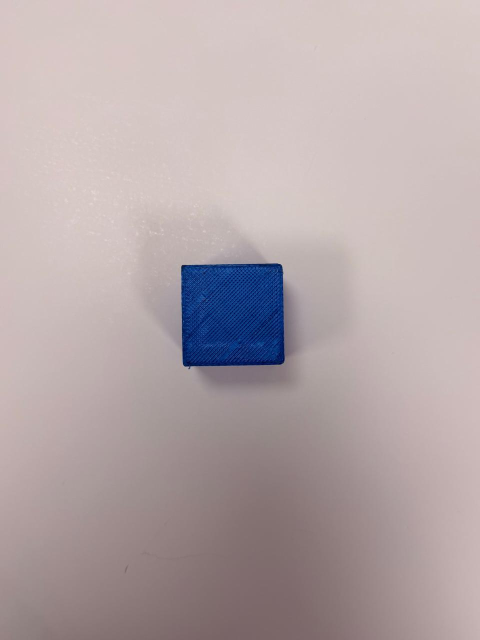
#> input picture rasp/blue.jpeg, 960 x 1280 px, given in place of template.png, which was not available (shown at 1/2 size)
$ python test.py
#> lines starting #> are read from the running program, lines starting #| are printed output that depends on the picture; pictures that were not available may be replaced by others from this repository, and a replacement may not be noted
import cv2 as cv
import numpy as np
import time
from collections import deque

TEMPLATE_PATH = "template.png"
CAM_INDEX = 0

FRAME_MAX_W = 640
ROI_PAD = 0.35
ROI_TIMEOUT_FRAMES = 20

TM_METHOD = cv.TM_CCOEFF_NORMED
TM_THRESH = 0.72
TM_SCALES = np.linspace(0.6, 1.6, 13).astype(np.float32)

ORB_NFEATURES = 800
ORB_FAST_THRESHOLD = 15
ORB_MIN_MATCHES = 12
ORB_MAX_MATCHES_DRAW = 30

FPS_AVG_N = 20

def resize_keep_ar(img, max_w):
    h, w = img.shape[:2]
    if w <= max_w:
        return img, 1.0
    s = max_w / float(w)
    nh = int(round(h * s))
    nw = int(round(w * s))
    out = cv.resize(img, (nw, nh), interpolation=cv.INTER_AREA)
    return out, s

def clamp_roi(x, y, w, h, W, H):
    x = max(0, min(x, W - 1))
    y = max(0, min(y, H - 1))
    w = max(1, min(w, W - x))
    h = max(1, min(h, H - y))
    return x, y, w, h

def expand_box(box, pad, W, H):
    x, y, w, h = box
    cx = x + w * 0.5
    cy = y + h * 0.5
    nw = w * (1.0 + pad * 2.0)
    nh = h * (1.0 + pad * 2.0)
    nx = int(round(cx - nw * 0.5))
    ny = int(round(cy - nh * 0.5))
    return clamp_roi(nx, ny, int(round(nw)), int(round(nh)), W, H)

def draw_box(img, box, text, color):
    x, y, w, h = box
    cv.rectangle(img, (x, y), (x + w, y + h), color, 2)
    if text:
        cv.putText(img, text, (x, max(0, y - 7)), cv.FONT_HERSHEY_SIMPLEX, 0.55, color, 2, cv.LINE_AA)

def template_match_multiscale(gray_roi, templ_gray, scales, method):
    best_score = -1.0
    best_loc = None
    best_size = None

    H, W = gray_roi.shape[:2]

    for s in scales:
        tw = int(round(templ_gray.shape[1] * float(s)))
        th = int(round(templ_gray.shape[0] * float(s)))
        if tw < 12 or th < 12:
            continue
        if tw >= W or th >= H:
            continue

        t = cv.resize(templ_gray, (tw, th), interpolation=cv.INTER_AREA)
        res = cv.matchTemplate(gray_roi, t, method)
        _, maxv, _, maxloc = cv.minMaxLoc(res)

        if maxv > best_score:
            best_score = float(maxv)
            best_loc = maxloc
            best_size = (tw, th)

    if best_loc is None:
        return None, best_score

    x, y = best_loc
    tw, th = best_size
    return (x, y, tw, th), best_score

def orb_match_box(gray_roi, templ_gray, orb, bf):
    kp_t, des_t = orb.detectAndCompute(templ_gray, None)
    if des_t is None or kp_t is None or len(kp_t) < 4:
        return None, 0, 0, 0.0

    kp_f, des_f = orb.detectAndCompute(gray_roi, None)
    if des_f is None or kp_f is None or len(kp_f) < 4:
        return None, 0, 0, 0.0

    matches = bf.match(des_t, des_f)
    if matches is None or len(matches) < ORB_MIN_MATCHES:
        return None, len(kp_f), 0, 0.0

    matches = sorted(matches, key=lambda m: m.distance)
    good = matches[:max(ORB_MIN_MATCHES, min(len(matches), ORB_MAX_MATCHES_DRAW))]

    if len(good) < 4:
        return None, len(kp_f), len(good), 0.0

    src = np.float32([kp_t[m.queryIdx].pt for m in good]).reshape(-1, 1, 2)
    dst = np.float32([kp_f[m.trainIdx].pt for m in good]).reshape(-1, 1, 2)

    Hm, mask = cv.findHomography(src, dst, cv.RANSAC, 5.0)
    if Hm is None or mask is None:
        return None, len(kp_f), len(good), 0.0

    inliers = int(mask.ravel().sum())
    inlier_ratio = float(inliers) / float(len(good) + 1e-9)

    h, w = templ_gray.shape[:2]
    corners = np.float32([[0, 0], [w, 0], [w, h], [0, h]]).reshape(-1, 1, 2)
    proj = cv.perspectiveTransform(corners, Hm).reshape(-1, 2)

    xs = proj[:, 0]
    ys = proj[:, 1]
    x0 = int(np.floor(xs.min()))
    y0 = int(np.floor(ys.min()))
    x1 = int(np.ceil(xs.max()))
    y1 = int(np.ceil(ys.max()))

    Hroi, Wroi = gray_roi.shape[:2]
    x0, y0, bw, bh = clamp_roi(x0, y0, x1 - x0, y1 - y0, Wroi, Hroi)
    if bw < 8 or bh < 8:
        return None, len(kp_f), len(good), inlier_ratio

    return (x0, y0, bw, bh), len(kp_f), len(good), inlier_ratio

def main():
    templ = cv.imread(TEMPLATE_PATH, cv.IMREAD_COLOR)
#> templ is the input picture: shape (1280, 960, 3); mean B, G, R 168.8, 167.2, 180.6
    if templ is None:
        print("Template not found:", TEMPLATE_PATH)
        return

    templ_gray = cv.cvtColor(templ, cv.COLOR_BGR2GRAY)
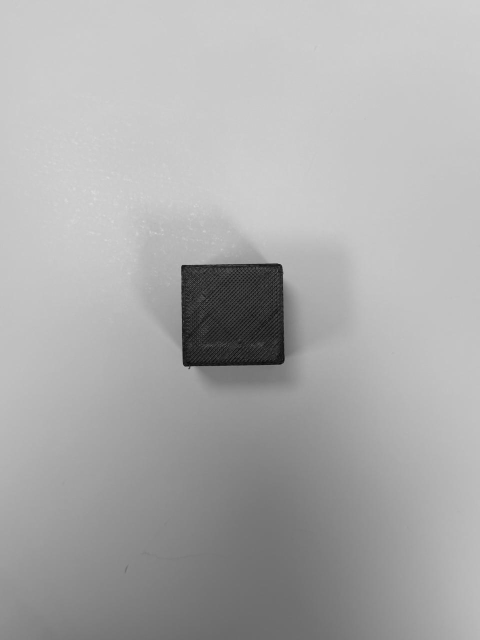
#> templ_gray: shape (1280, 960) (shown at 1/2 size); min 6, max 222, mean 171.3

    cv.setUseOptimized(True)

    cap = cv.VideoCapture(CAM_INDEX)
    if not cap.isOpened():
        cap = cv.VideoCapture(CAM_INDEX, cv.CAP_V4L2)
    if not cap.isOpened():
        print("Camera not opened")
        return

    cap.set(cv.CAP_PROP_BUFFERSIZE, 1)

    orb = cv.ORB_create(nfeatures=ORB_NFEATURES, fastThreshold=ORB_FAST_THRESHOLD)
    bf = cv.BFMatcher(cv.NORM_HAMMING, crossCheck=True)

    last_box = None
    last_box_age = 0

    fps_hist = deque(maxlen=FPS_AVG_N)
    t_prev = time.perf_counter()

    while True:
        t0 = time.perf_counter()
        ok, frame = cap.read()
        if not ok or frame is None:
            continue

        frame, s = resize_keep_ar(frame, FRAME_MAX_W)
#> in resize_keep_ar, `out = cv.resize(img, (nw, nh), interpolation=cv.INTER_AREA)`:
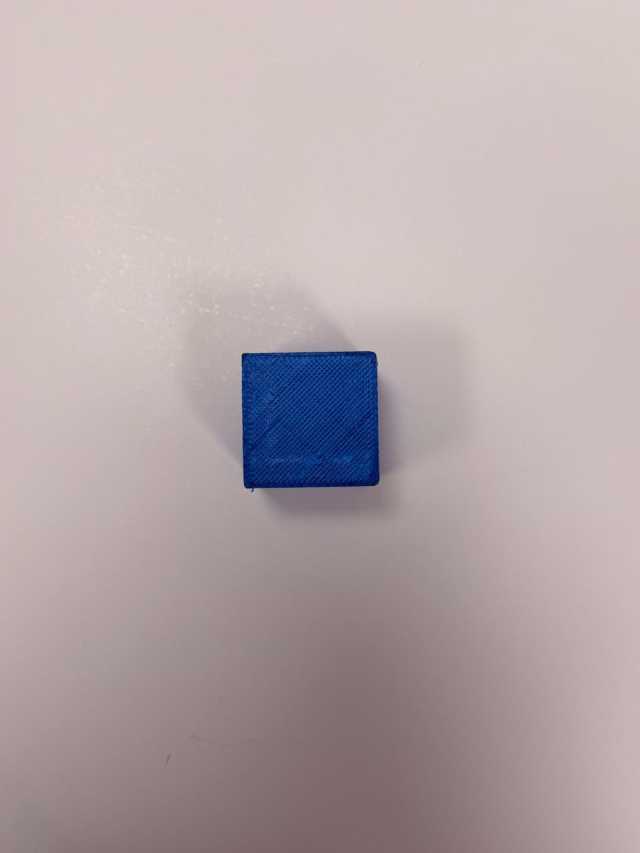
#> out: shape (853, 640, 3); mean B, G, R 168.8, 167.2, 180.6
#> s = 0.667
        Hf, Wf = frame.shape[:2]
#> Hf = 853; Wf = 640

        if last_box is not None and last_box_age < ROI_TIMEOUT_FRAMES:
            rx, ry, rw, rh = expand_box(last_box, ROI_PAD, Wf, Hf)
        else:
            rx, ry, rw, rh = 0, 0, Wf, Hf
#> rx = 0; ry = 0; rw = 640; rh = 853
            last_box = None

        roi = frame[ry:ry + rh, rx:rx + rw]
        gray_roi = cv.cvtColor(roi, cv.COLOR_BGR2GRAY)
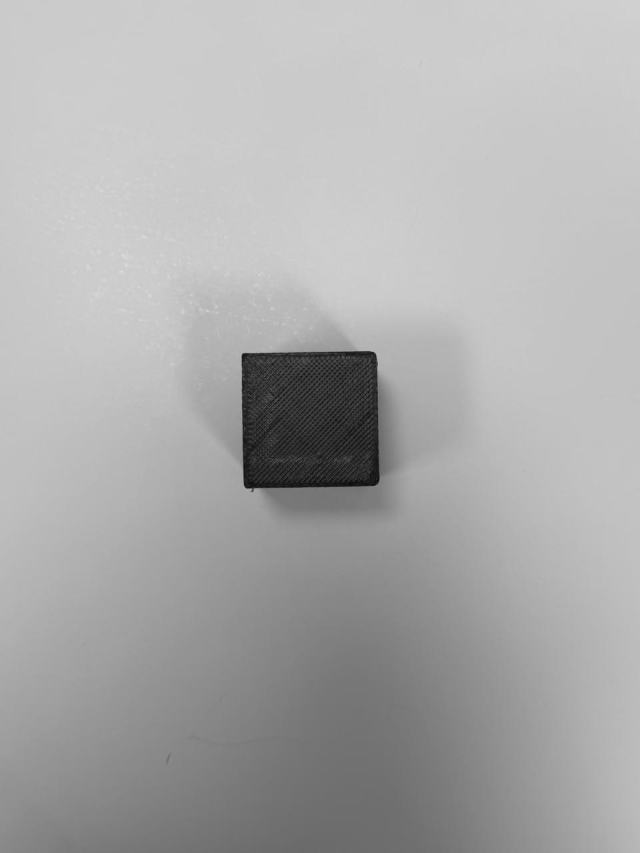
#> gray_roi: shape (853, 640); min 11, max 218, mean 171.3

        tm_box, tm_score = template_match_multiscale(gray_roi, templ_gray, TM_SCALES, TM_METHOD)
#> the loop in template_match_multiscale, `for s in scales:` made 13 passes
#> (maxv, best_score, best_loc) on pass 1: (0.967, 0.967, (25, 36))
#> pass 1, in template_match_multiscale, `res = cv.matchTemplate(gray_roi, t, method)`:
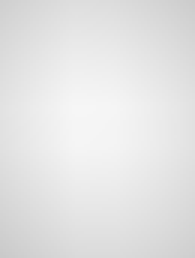
#> res: shape (86, 65) float32 (shown 3 times larger); min 0.793, max 0.967, mean 0.896
#> after the loop in template_match_multiscale, `for s in scales:`: best_score = 0.967
#> in template_match_multiscale, `x, y = best_loc`: x = 25; y = 36
#> in template_match_multiscale, `tw, th = best_size`: tw = 576; th = 768
#> tm_box = (25, 36, 576, 768); tm_score = 0.967
        tm_ok = tm_box is not None and tm_score >= TM_THRESH
#> tm_ok = True

        orb_box, kp_count, good_count, inlier_ratio = orb_match_box(gray_roi, templ_gray, orb, bf)
#> in orb_match_box, `kp_t, des_t = orb.detectAndCompute(templ_gray, None)`: kp_t = 578 keypoints; strongest (x, y, size): (365, 532, 53.6), (366, 533, 77.1), (364, 531, 44.6), (364, 532, 37.2)
#> in orb_match_box, `kp_f, des_f = orb.detectAndCompute(gray_roi, None)`: kp_f = 293 keypoints; strongest (x, y, size): (244, 353, 31), (242, 354, 31), (374, 353, 31), (244, 356, 77.1)
#> in orb_match_box, `matches = bf.match(des_t, des_f)`: matches = 168 matches
#> in orb_match_box, `good = matches[:max(ORB_MIN_MATCHES, min(len(matches), ORB_MAX_MATCHES..`: good = 30 matches
#> in orb_match_box, `src = np.float32([kp_t[m.queryIdx].pt for m in good]).reshape(-1, 1, 2)`: src = 30 rows, first 8: [566.1, 719.5], [553, 610.6], [559, 530.3], [449.3, 535.7], [366.3, 613.4], [385.2, 734.6], [369.1, 727.4], [440.6, 535.7]
#> in orb_match_box, `dst = np.float32([kp_f[m.trainIdx].pt for m in good]).reshape(-1, 1, 2)`: dst = 30 rows, first 8: [377.3, 479.5], [368, 407], [373.2, 353.3], [299, 357], [243.6, 408], [257.1, 489.4], [246.3, 485.2], [294, 357]
#> in orb_match_box, `Hm, mask = cv.findHomography(src, dst, cv.RANSAC, 5.0)`: Hm = [[0.703, 0.0134, -13.67], [0.00975, 0.708, -14.58], [3.18e-05, 3.74e-05, 1]]; mask = 30 values from 1 to 1
#> in orb_match_box, `inliers = int(mask.ravel().sum())`: inliers = 30
#> in orb_match_box, `inlier_ratio = float(inliers) / float(len(good) + 1e-9)`: inlier_ratio = 1
#> in orb_match_box, `proj = cv.perspectiveTransform(corners, Hm).reshape(-1, 2)`: proj = [[-13.67, -14.58], [641.8, -5.07], [629.2, 835.6], [3.3, 850.9]]
#> in orb_match_box, `xs = proj[:, 0]`: xs = [-13.67, 641.8, 629.2, 3.3]
#> in orb_match_box, `ys = proj[:, 1]`: ys = [-14.58, -5.07, 835.6, 850.9]
#> in orb_match_box, `x0 = int(np.floor(xs.min()))`: x0 = -14
#> in orb_match_box, `y0 = int(np.floor(ys.min()))`: y0 = -15
#> in orb_match_box, `x1 = int(np.ceil(xs.max()))`: x1 = 642
#> in orb_match_box, `y1 = int(np.ceil(ys.max()))`: y1 = 851
#> in clamp_roi, `x = max(0, min(x, W - 1))`: x = 0
#> in clamp_roi, `w = max(1, min(w, W - x))`: w = 640
#> in clamp_roi, `h = max(1, min(h, H - y))`: h = 853
#> in orb_match_box, `x0, y0, bw, bh = clamp_roi(x0, y0, x1 - x0, y1 - y0, Wroi, Hroi)`: x0 = 0; bw = 640; bh = 853
#> orb_box = (0, 0, 640, 853); kp_count = 293; good_count = 30; inlier_ratio = 1
        orb_ok = orb_box is not None and good_count >= ORB_MIN_MATCHES and inlier_ratio >= 0.25
#> orb_ok = True

        out = frame.copy()

        if rx != 0 or ry != 0 or rw != Wf or rh != Hf:
            cv.rectangle(out, (rx, ry), (rx + rw, ry + rh), (90, 90, 90), 1)

        if tm_box is not None:
            x, y, w, h = tm_box
#> x = 25; y = 36; w = 576; h = 768
            box_full = (x + rx, y + ry, w, h)
#> box_full = (25, 36, 576, 768)
            txt = f"TM score={tm_score:.3f}"
#> txt = 'TM score=0.967'
            draw_box(out, box_full, txt, (0, 255, 0))
#> in draw_box, `x, y, w, h = box`: x = 25; y = 36; w = 576; h = 768

        if orb_box is not None:
            x, y, w, h = orb_box
#> x = 0; y = 0; w = 640; h = 853
            box_full = (x + rx, y + ry, w, h)
#> box_full = (0, 0, 640, 853)
            txt = f"ORB inlier={inlier_ratio:.2f} good={good_count}"
#> txt = 'ORB inlier=1.00 good=30'
            draw_box(out, box_full, txt, (255, 0, 0))
#> in draw_box (call 2), `cv.putText(img, text, (x, max(0, y - 7)), cv.FONT_HERSHEY_SIMPLEX, 0.5..`: img: shape (853, 640, 3); mean B, G, R 166.5, 167, 175.7

        chosen = None
        chosen_label = "NONE"
        if tm_ok and orb_ok:
            chosen = (tm_box[0] + rx, tm_box[1] + ry, tm_box[2], tm_box[3]) if tm_score >= 0.85 else (orb_box[0] + rx, orb_box[1] + ry, orb_box[2], orb_box[3])
#> chosen = (25, 36, 576, 768)
            chosen_label = "FUSED"
        elif tm_ok:
            chosen = (tm_box[0] + rx, tm_box[1] + ry, tm_box[2], tm_box[3])
            chosen_label = "TM"
        elif orb_ok:
            chosen = (orb_box[0] + rx, orb_box[1] + ry, orb_box[2], orb_box[3])
            chosen_label = "ORB"

        if chosen is not None:
            draw_box(out, chosen, f"DETECT {chosen_label}", (0, 0, 255))
#> call 3 of draw_box, with box = (25, 36, 576, 768), text = 'DETECT FUSED', color = (0, 0, 255)
#> in draw_box (call 3), `x, y, w, h = box`: x = 25; y = 36; w = 576; h = 768
#> in draw_box (call 3), `cv.putText(img, text, (x, max(0, y - 7)), cv.FONT_HERSHEY_SIMPLEX, 0.5..`:
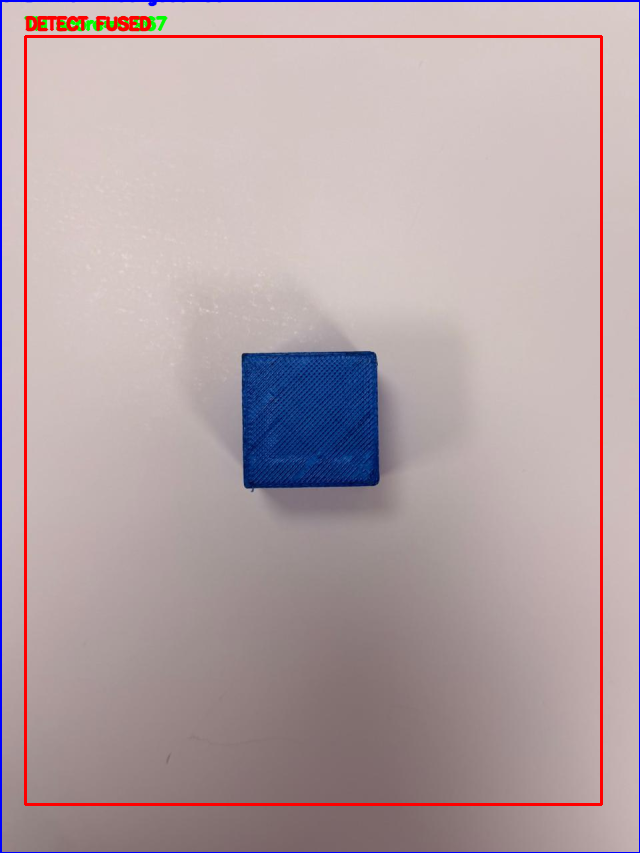
#> img: shape (853, 640, 3); mean B, G, R 166.3, 162.8, 179.8
            last_box = chosen
#> last_box = (25, 36, 576, 768)
            last_box_age = 0
        else:
            last_box_age += 1

        t1 = time.perf_counter()
        dt = (t1 - t0)
        fps = 1.0 / max(dt, 1e-9)
        fps_hist.append(fps)
        fps_avg = sum(fps_hist) / max(len(fps_hist), 1)

        latency_ms = dt * 1000.0

        cv.putText(out, f"FPS={fps_avg:.1f}  latency={latency_ms:.1f}ms  ROI={rw}x{rh}", (10, 22),
                   cv.FONT_HERSHEY_SIMPLEX, 0.6, (255, 255, 255), 2, cv.LINE_AA)
        cv.putText(out, f"TM_th={TM_THRESH:.2f}  kp={kp_count}  good={good_count}", (10, 46),
                   cv.FONT_HERSHEY_SIMPLEX, 0.55, (255, 255, 255), 2, cv.LINE_AA)
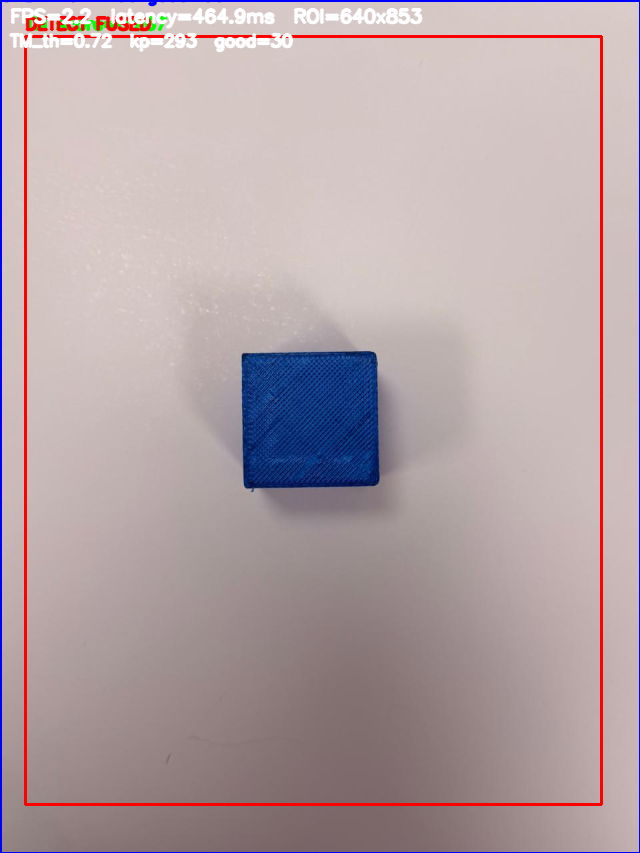
#> out: shape (853, 640, 3); mean B, G, R 167.1, 163.6, 180.2

        cv.imshow("detect", out)

        k = cv.waitKey(1) & 0xFF
#> (key q is pressed here)
        if k == ord("q"):
            break
        if k == ord("r"):
            last_box = None
            last_box_age = ROI_TIMEOUT_FRAMES

        t_prev = t1

    cap.release()
    cv.destroyAllWindows()

if __name__ == "__main__":
    main()
